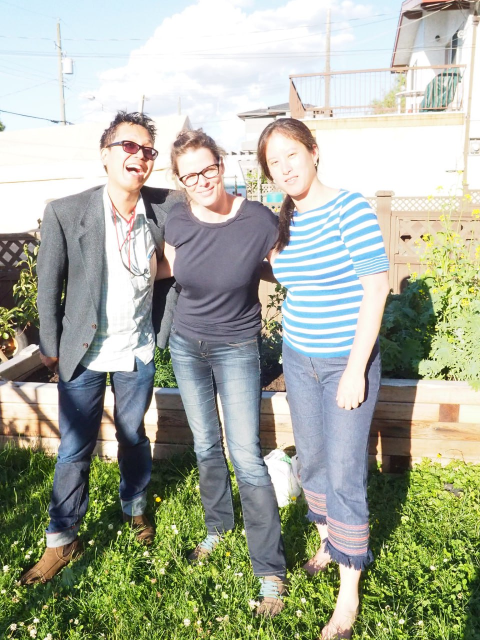
#> input picture lesson_57/img_correct_03.jpg, 960 x 1280 px (shown at 1/2 size)
$ jupyter execute dz_57.ipynb
#> lines starting #> are read from the running program, lines starting #| are printed output that depends on the picture
#> further down, img is the input picture: PIL image 960x1280 RGB; mean R, G, B 167.8, 172.8, 157.1
[cell 1]
import matplotlib.pyplot as plt
from PIL import Image

# Функція зчитування та відображення зображення

[cell 2]
def show_image(file_path):
   img = Image.open(file_path)
   plt.imshow(img)
   plt.title('Оригінальне фото')
   plt.show()

# Функція відображення до і після коригування

[cell 3]
def show_compare(original_image, modif_image, modif_name):
    # Виводимо зображення до і після коригування
    fig, axes = plt.subplots(1, 2, figsize=(10, 5))
    axes[0].imshow(original_image)
    axes[0].set_title('Oригінальне фото')
    axes[1].imshow(modif_image)
    axes[1].set_title(f'{modif_name} фото')
    plt.show()

# Збереження зображення на диск

[cell 4]
def save_image(image, output_path):
       image.save(output_path)

# Функція застосування коригування контрастності та яскравості

[cell 5]
def adjust_contrast_brightness(image, contrast_factor, brightness_factor):
#> called with contrast_factor = 1.5, brightness_factor = 1.2
    from PIL import ImageEnhance
    enhancer = ImageEnhance.Brightness(image)
    img_brightness = enhancer.enhance(brightness_factor)
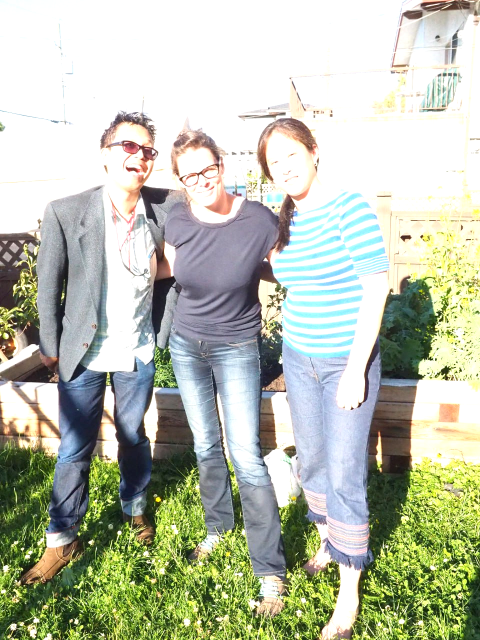
#> img_brightness: PIL image 960x1280 RGB (shown at 1/2 size); mean R, G, B 185.7, 191.4, 173.5
    enhancer = ImageEnhance.Contrast(img_brightness)
    img_contrast = enhancer.enhance(contrast_factor)
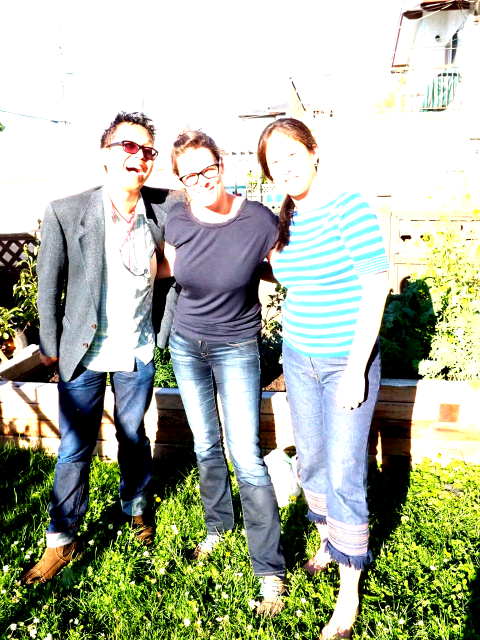
#> img_contrast: PIL image 960x1280 RGB (shown at 1/2 size); mean R, G, B 173.4, 179.5, 161.3
#> in show_compare, `plt.show()`:
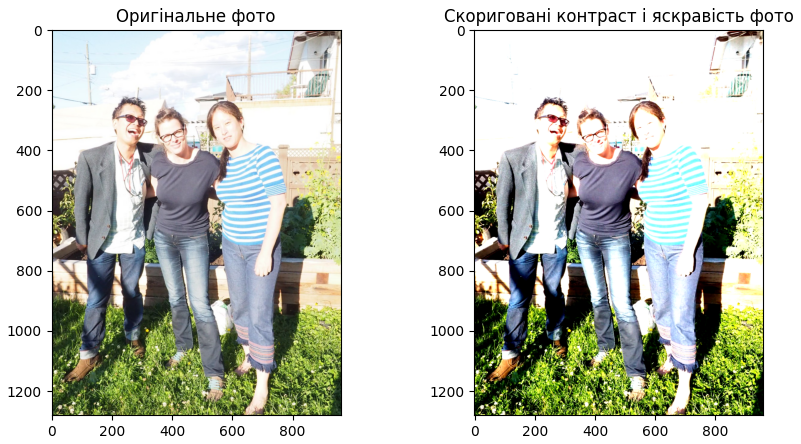
#> figure drawn by matplotlib, 2 panels
    return img_contrast

# Функція застосування коригування яскравості

[cell 6]
def adjust_brightness(image, brightness_factor):
#> called with brightness_factor = 1.4
    from PIL import ImageEnhance
    enhancer = ImageEnhance.Brightness(image)
    img_brightness = enhancer.enhance(brightness_factor)
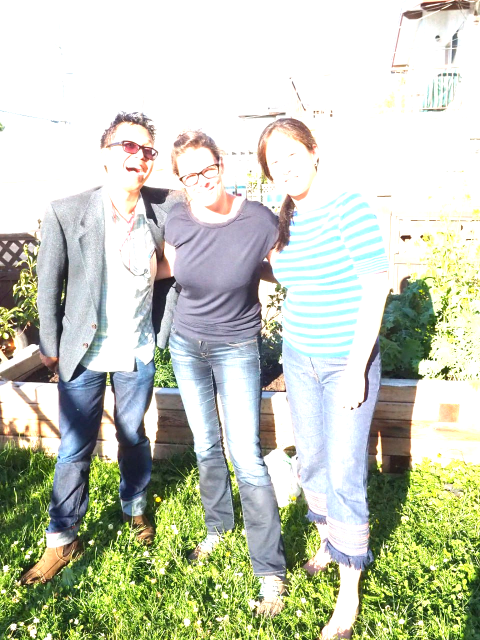
#> img_brightness: PIL image 960x1280 RGB (shown at 1/2 size); mean R, G, B 197.1, 202.7, 184.7
    return img_brightness

# Функція застосування коригування насиченості

[cell 7]
def adjust_saturation(image, saturation_factor):
#> called with saturation_factor = 1.5
    from PIL import ImageEnhance
    enhancer = ImageEnhance.Color(image)
    img_saturation = enhancer.enhance(saturation_factor)
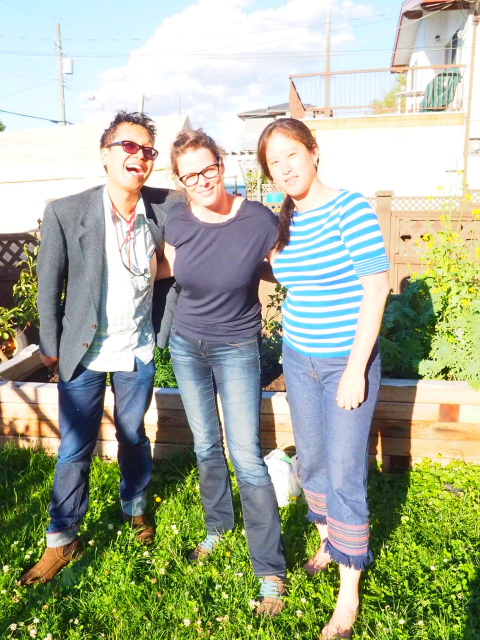
#> img_saturation: PIL image 960x1280 RGB (shown at 1/2 size); mean R, G, B 166.6, 174.2, 151.2
    return img_saturation

# Функція застосування зміни розміру зображення

[cell 8]
def resize_image(image, new_width, new_height):
#> called with new_width = 300, new_height = 200
    resized_image = image.resize((new_width, new_height))
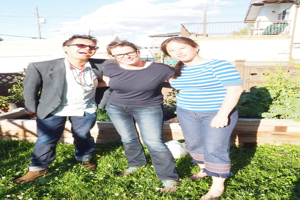
#> resized_image: PIL image 300x200 RGB; mean R, G, B 167.8, 172.8, 157.1
    return resized_image

# Функція застосування обрізання зображення

[cell 9]
def crop_image(image, left, top, right, bottom):
#> called with left = 50, top = 50, right = 200, bottom = 200
    cropped_image = image.crop((left, top, right, bottom))
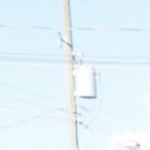
#> cropped_image: PIL image 150x150 RGB; mean R, G, B 229, 243.5, 249.8
    return cropped_image

# Функція застосування повороту зображення

[cell 10]
def rotate_image(image, angle):
#> called with angle = 45
    rotated_image = image.rotate(angle)
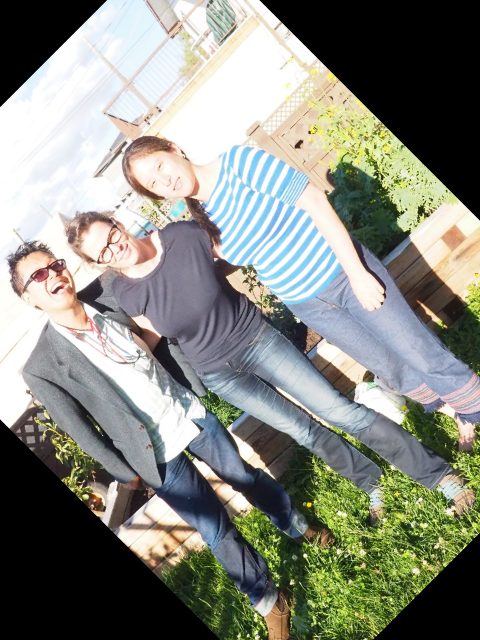
#> rotated_image: PIL image 960x1280 RGB (shown at 1/2 size); mean R, G, B 133.7, 136.3, 126.8
    return rotated_image

# Приклад використання всіх функцій

[cell 11]
file_path = 'img_correct_03.jpg'
img = Image.open(file_path)
show_image(file_path)

[cell 12]
# Зміна контрастності і яскравості
adjusted_image = adjust_contrast_brightness(img, 1.5, 1.2)
show_compare(img, adjusted_image, 'Скориговані контраст і яскравість')

[cell 13]
# Зміна яскравості
brightness_adjusted_image = adjust_brightness(img, 1.4)
show_compare(img, brightness_adjusted_image, 'Скоригована яскравість')

[cell 14]
# Зміна насиченості
saturation_adjusted_image = adjust_saturation(img, 1.5)
show_compare(img, saturation_adjusted_image, 'Скоригована насиченість')

[cell 15]
# Зміна розміру зображення
resized_image = resize_image(img, 300, 200)
show_compare(img, resized_image, 'Змінено розмір')

[cell 16]
# Обрізання зображення
cropped_image = crop_image(img, 50, 50, 200, 200)
show_compare(img, cropped_image, 'Обрізане')

[cell 17]
# Поворот зображення
rotated_image = rotate_image(img, 45)
show_compare(img, rotated_image, 'Повернуте під кутом')

[cell 18]
# Збереження зміненого зображення
save_image(cropped_image, 'cropped_image.jpg')
